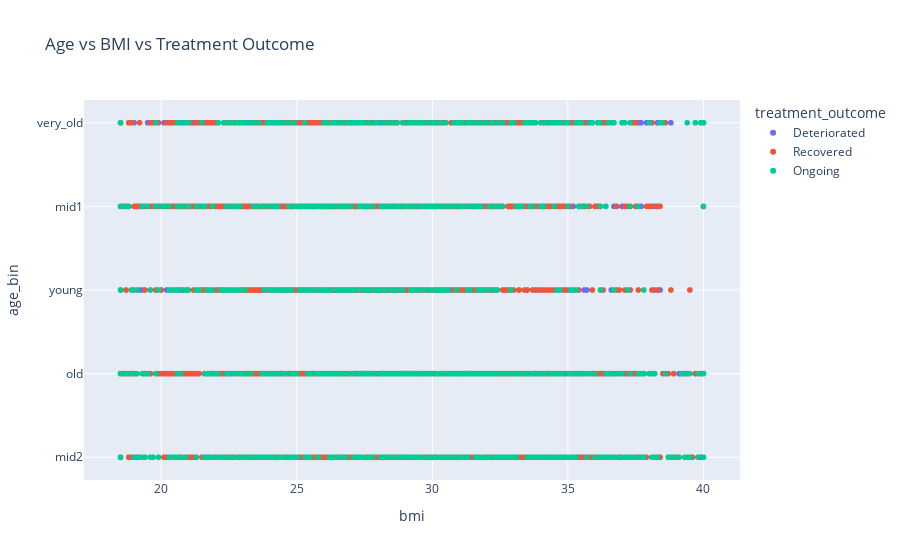

Notebook code for this chart:
### Code cell
fig = px.scatter(df, y="age_bin", x="bmi", color="treatment_outcome",
                 hover_data=["diagnosis"], title="Age vs BMI vs Treatment Outcome")
fig.show()

### Figure 1 — Plotly figure (JSON) as saved in the notebook; plotly's stock layout.template omitted (floating-point values rounded to 4 significant figures; data arrays with more than 128 entries replaced by an {"elided": "..."} marker saying what was removed)
{"data": [{"customdata": {"elided": "1064x1 str values"}, "hovertemplate": "treatment_outcome=Deteriorated<br>bmi=%{x}<br>age_bin=%{y}<br>diagnosis=%{customdata[0]}<extra></extra>", "legendgroup": "Deteriorated", "marker": {"color": "#636efa", "symbol": "circle"}, "mode": "markers", "name": "Deteriorated", "showlegend": true, "type": "scattergl", "x": {"elided": "1064 float values"}, "xaxis": "x", "y": {"elided": "1064 str values"}, "yaxis": "y"}, {"customdata": {"elided": "2721x1 str values"}, "hovertemplate": "treatment_outcome=Recovered<br>bmi=%{x}<br>age_bin=%{y}<br>diagnosis=%{customdata[0]}<extra></extra>", "legendgroup": "Recovered", "marker": {"color": "#EF553B", "symbol": "circle"}, "mode": "markers", "name": "Recovered", "showlegend": true, "type": "scattergl", "x": {"elided": "2721 float values"}, "xaxis": "x", "y": {"elided": "2721 str values"}, "yaxis": "y"}, {"customdata": {"elided": "1065x1 str values"}, "hovertemplate": "treatment_outcome=Ongoing<br>bmi=%{x}<br>age_bin=%{y}<br>diagnosis=%{customdata[0]}<extra></extra>", "legendgroup": "Ongoing", "marker": {"color": "#00cc96", "symbol": "circle"}, "mode": "markers", "name": "Ongoing", "showlegend": true, "type": "scattergl", "x": {"elided": "1065 float values"}, "xaxis": "x", "y": {"elided": "1065 str values"}, "yaxis": "y"}], "layout": {"autosize": true, "legend": {"title": {"text": "treatment_outcome"}, "tracegroupgap": 0}, "title": {"text": "Age vs BMI vs Treatment Outcome"}, "xaxis": {"anchor": "y", "autorange": true, "domain": [0, 1], "range": [17.18, 41.32], "title": {"text": "bmi"}, "type": "linear"}, "yaxis": {"anchor": "x", "autorange": true, "domain": [0, 1], "range": [-0.3301, 4.33], "title": {"text": "age_bin"}, "type": "category"}}}
